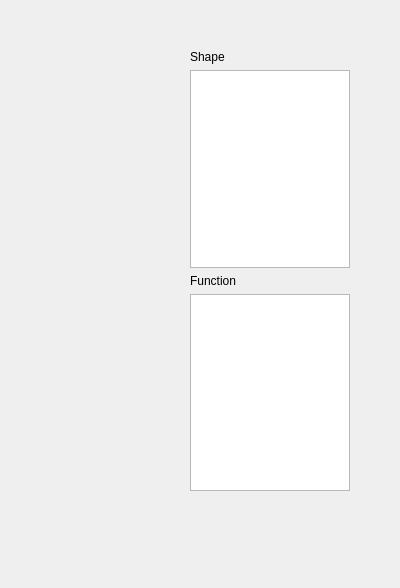
<?xml version="1.0" encoding="UTF-8"?>
<ui version="4.0">
 <class>TreeShape</class>
 <widget class="QWidget" name="TreeShape">
  <property name="geometry">
   <rect>
    <x>0</x>
    <y>0</y>
    <width>400</width>
    <height>588</height>
   </rect>
  </property>
  <property name="windowTitle">
   <string>Form</string>
  </property>
  <widget class="QWidget" name="verticalLayoutWidget">
   <property name="geometry">
    <rect>
     <x>190</x>
     <y>50</y>
     <width>160</width>
     <height>441</height>
    </rect>
   </property>
   <layout class="QVBoxLayout" name="verticalLayout">
    <item>
     <widget class="QLabel" name="label_2">
      <property name="text">
       <string>Shape</string>
      </property>
     </widget>
    </item>
    <item>
     <widget class="QListWidget" name="listShape"/>
    </item>
    <item>
     <widget class="QLabel" name="label">
      <property name="text">
       <string>Function</string>
      </property>
     </widget>
    </item>
    <item>
     <widget class="QListWidget" name="listWidget"/>
    </item>
   </layout>
  </widget>
 </widget>
 <resources/>
 <connections/>
</ui>
